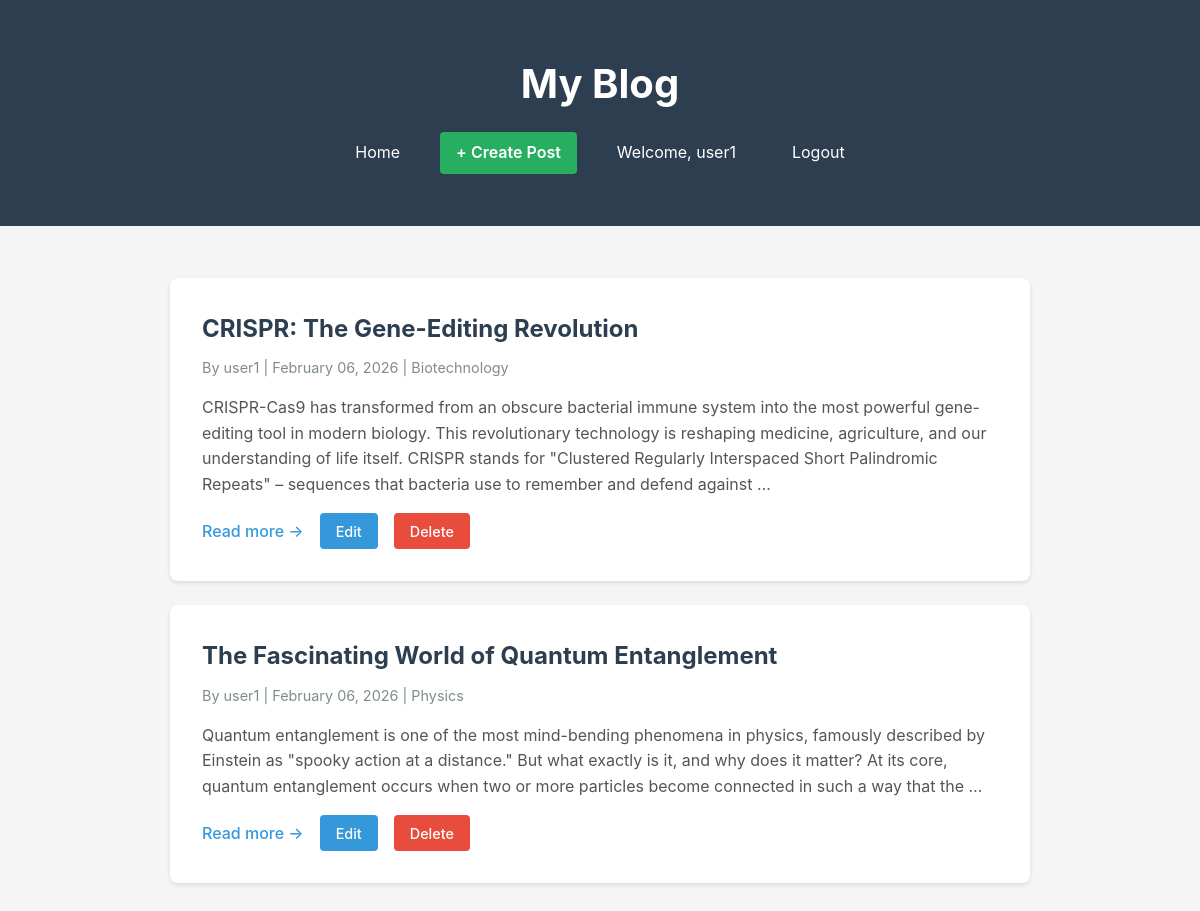
The app's page / (signed in), older data.
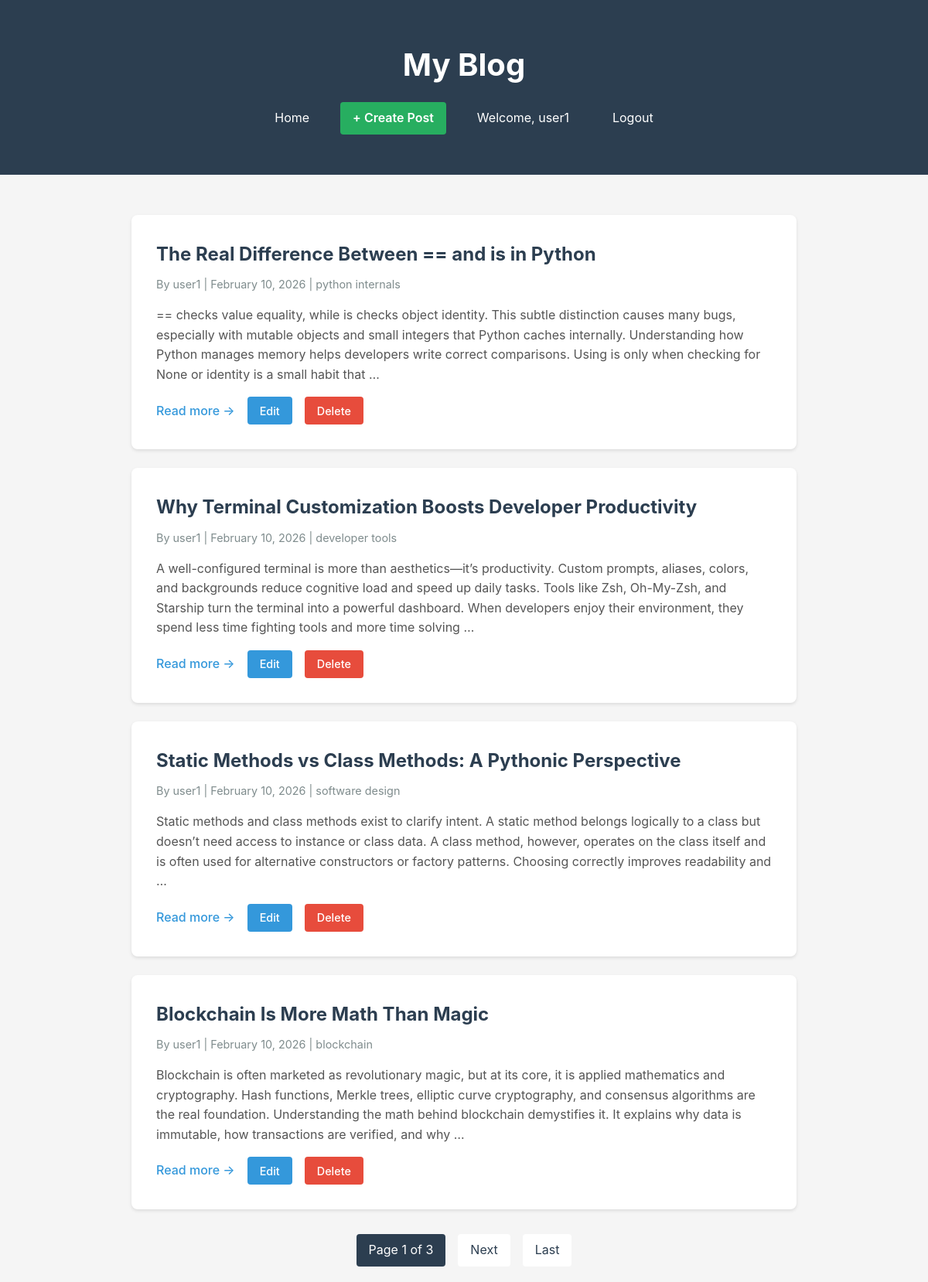
The same page, newer data.
### blog/models.py (models this page shows, shortened)
class Post(models.Model):
    STATUS_CHOICES = (
        ('draft', 'Draft'),
        ('published', 'Published')
    )
    title = models.CharField(max_length=200)
    slug = models.SlugField(unique=True, max_length=100, blank=True)
    author = models.ForeignKey(User, on_delete=models.CASCADE, related_name='blog_posts')
    content = models.TextField()
    category = models.CharField(max_length=100, blank=True, null=True)
    status = models.CharField(max_length=10, choices=STATUS_CHOICES, default='draft')
    created_at = models.DateTimeField(auto_now_add=True)
    updated_at = models.DateTimeField(auto_now=True)
    class Meta:
        ordering = ['-created_at']

### blog/views.py (the view)
# urls.py: path('', views.post_list, name='home'),
def post_list(request):
    posts_list = Post.objects.filter(status='published').order_by('-created_at')
    paginator = Paginator(posts_list, 4)  # 4 posts per page
    page_number = request.GET.get('page')
    posts = paginator.get_page(page_number)
    context = {
        'posts': posts,
        'is_paginated': posts.has_other_pages(),
        'page_obj': posts
    }
    return render(request, 'home.html', context)

### blog/templates/home.html (shortened to what this page needs)
<!DOCTYPE html>
<html lang="en">
<head>
</head>
<body>
    <header>
        <div class="container">
            <h1>My Blog</h1>
            <nav class="header-nav">
                <a href="{% url 'home' %}" class="nav-link">Home</a>
                {% if user.is_authenticated %}
                    <a href="{% url 'post_create' %}" class="nav-link btn-create">+ Create Post</a>
                    <span class="nav-link">Welcome, {{ user.username }}</span>
                    <a href="{% url 'logout' %}" class="nav-link">Logout</a>
                {% else %}
                    <a href="{% url 'login' %}" class="nav-link">Login</a>
                {% endif %}
            </nav>
        </div>
    </header>
    <div class="container">
        {% if posts %}
            {% for post in posts %}
            <article class="post">
                <h2>
                    <a href="{% url 'post_detail' post.slug %}">{{ post.title }}</a>
                </h2>
                <div class="post-meta">
                    By {{ post.author.username }} | {{ post.created_at|date:"F d, Y" }}
                    {% if post.category %}
                        | <span>{{ post.category }}</span>
                    {% endif %}
                </div>
                <div class="post-excerpt">
                    {{ post.content|truncatewords:50 }}
                </div>
                <div class="post-actions">
                    <a href="{% url 'post_detail' post.slug %}" class="read-more">Read more →</a>
                    {% if user.is_authenticated and user == post.author %}
                        <a href="{% url 'post_update' post.slug %}" class="btn-edit">Edit</a>
                        <a href="{% url 'post_delete' post.slug %}" class="btn-delete">Delete</a>
                    {% endif %}
                </div>
            </article>
            {% endfor %}
            {% if is_paginated %}
            <div class="pagination">
                <span class="current">
                    Page {{ page_obj.number }} of {{ page_obj.paginator.num_pages }}
                </span>
                {% if page_obj.has_next %}
                    <a href="?page={{ page_obj.next_page_number }}">Next</a>
                    <a href="?page={{ page_obj.paginator.num_pages }}">Last</a>
                {% endif %}
            </div>
            {% endif %}
        {% else %}
            <div class="no-posts">
                <h2>No posts yet</h2>
                <p>Check back later for new content!</p>
            </div>
        {% endif %}
    </div>
</body>
</html>

Row changes from the older to the newer data that the page shows:
no longer on this page (row unchanged): Post: title "CRISPR: The Gene-Editing Revolution", author.username "user1", created_at "February 06, 2026", category "Biotechnology", content "CRISPR-Cas9 has transformed from an obscure bacterial immune system into the most powerful gene-editing tool in modern biology. This revolutionary technology is reshaping medicine, agriculture, and our understanding of life itself. CRISPR stands for \"Clustered Regularly Interspaced Short Palindromic Repeats\" – sequences that bacteria use to remember and defend against …", shows "Delete"
no longer on this page (row unchanged): Post: title "The Fascinating World of Quantum Entanglement", author.username "user1", created_at "February 06, 2026", category "Physics", content "Quantum entanglement is one of the most mind-bending phenomena in physics, famously described by Einstein as \"spooky action at a distance.\" But what exactly is it, and why does it matter? At its core, quantum entanglement occurs when two or more particles become connected in such a way that the …", shows "Edit"
added Post: title "The Real Difference Between == and is in Python", author.username "user1", created_at "February 10, 2026", category "python internals", content "== checks value equality, while is checks object identity. This subtle distinction causes many bugs, especially with mutable objects and small integers that Python caches internally. Understanding how Python manages memory helps developers write correct comparisons. Using is only when checking for None or identity is a small habit that …", shows "Edit"
added Post: title "Why Terminal Customization Boosts Developer Productivity", author.username "user1", created_at "February 10, 2026", category "developer tools", content "A well-configured terminal is more than aesthetics—it’s productivity. Custom prompts, aliases, colors, and backgrounds reduce cognitive load and speed up daily tasks. Tools like Zsh, Oh-My-Zsh, and Starship turn the terminal into a powerful dashboard. When developers enjoy their environment, they spend less time fighting tools and more time solving …", shows "Edit"
added Post: title "Static Methods vs Class Methods: A Pythonic Perspective", author.username "user1", created_at "February 10, 2026", category "software design", content "Static methods and class methods exist to clarify intent. A static method belongs logically to a class but doesn’t need access to instance or class data. A class method, however, operates on the class itself and is often used for alternative constructors or factory patterns. Choosing correctly improves readability and …", shows "Edit"
added Post: title "Blockchain Is More Math Than Magic", author.username "user1", created_at "February 10, 2026", category "blockchain", content "Blockchain is often marketed as revolutionary magic, but at its core, it is applied mathematics and cryptography. Hash functions, Merkle trees, elliptic curve cryptography, and consensus algorithms are the real foundation. Understanding the math behind blockchain demystifies it. It explains why data is immutable, how transactions are verified, and why …", shows "Edit"
Text that changed along with them:
{{ page_obj.number }}: (not shown) → "1"
{{ page_obj.paginator.num_pages }}: (not shown) → "3"
text now shown: "Page of Next Last"
